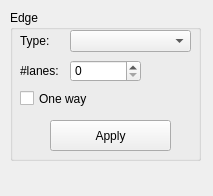
<?xml version="1.0" encoding="UTF-8"?>
<ui version="4.0">
 <class>PropertyWidget</class>
 <widget class="QDockWidget" name="PropertyWidget">
  <property name="geometry">
   <rect>
    <x>0</x>
    <y>0</y>
    <width>213</width>
    <height>196</height>
   </rect>
  </property>
  <property name="minimumSize">
   <size>
    <width>213</width>
    <height>196</height>
   </size>
  </property>
  <widget class="QWidget" name="dockWidgetContents">
   <property name="windowTitle">
    <string>PropertyWidget</string>
   </property>
   <widget class="QGroupBox" name="groupBox">
    <property name="geometry">
     <rect>
      <x>10</x>
      <y>10</y>
      <width>191</width>
      <height>151</height>
     </rect>
    </property>
    <property name="title">
     <string>Edge</string>
    </property>
    <widget class="QLabel" name="label">
     <property name="geometry">
      <rect>
       <x>10</x>
       <y>20</y>
       <width>47</width>
       <height>21</height>
      </rect>
     </property>
     <property name="text">
      <string>Type:</string>
     </property>
    </widget>
    <widget class="QLabel" name="label_2">
     <property name="geometry">
      <rect>
       <x>10</x>
       <y>50</y>
       <width>47</width>
       <height>21</height>
      </rect>
     </property>
     <property name="text">
      <string>#lanes:</string>
     </property>
    </widget>
    <widget class="QComboBox" name="comboBoxEdgeType">
     <property name="geometry">
      <rect>
       <x>60</x>
       <y>20</y>
       <width>121</width>
       <height>22</height>
      </rect>
     </property>
    </widget>
    <widget class="QSpinBox" name="spinBoxNumLanes">
     <property name="geometry">
      <rect>
       <x>60</x>
       <y>50</y>
       <width>71</width>
       <height>22</height>
      </rect>
     </property>
    </widget>
    <widget class="QCheckBox" name="checkBoxOneWay">
     <property name="geometry">
      <rect>
       <x>10</x>
       <y>80</y>
       <width>70</width>
       <height>17</height>
      </rect>
     </property>
     <property name="text">
      <string>One way</string>
     </property>
    </widget>
    <widget class="QPushButton" name="pushButtonApply">
     <property name="geometry">
      <rect>
       <x>40</x>
       <y>110</y>
       <width>121</width>
       <height>31</height>
      </rect>
     </property>
     <property name="text">
      <string>Apply</string>
     </property>
    </widget>
   </widget>
  </widget>
 </widget>
 <layoutdefault spacing="6" margin="11"/>
 <resources/>
 <connections/>
</ui>
